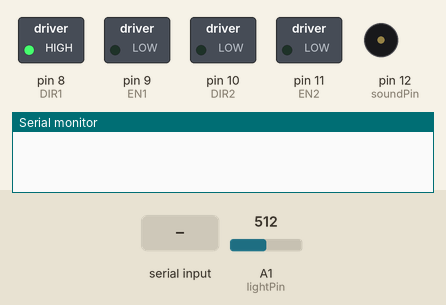
Recording of a sketch running on a simulated Arduino Uno, built with avr-gcc and run on an emulated ATmega328P. Parts: switched loads named in the sketch (green lamp = pin HIGH), buzzer (waves = sounding), the last lines printed to the serial monitor. The inputs (shaded band) are chosen by the test bench; at power-on: A1 (lightPin) = 512.

Above: at 1.2 s.
1.3 s: "1" received over Serial
At 1.56 s:
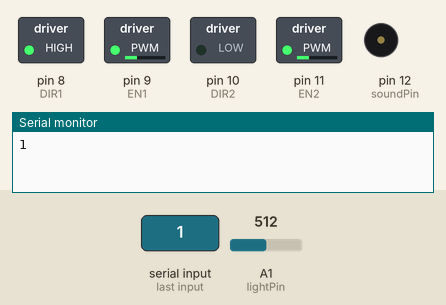
At 3.1 s:
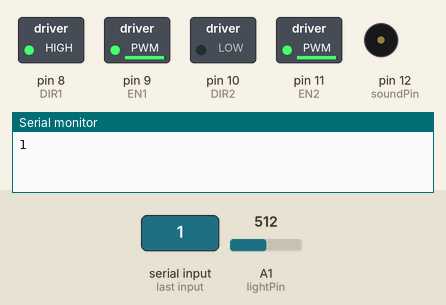
3.4 s: A1 (lightPin) set to 22
4.9 s: A1 (lightPin) set to 18
At 12.11 s:
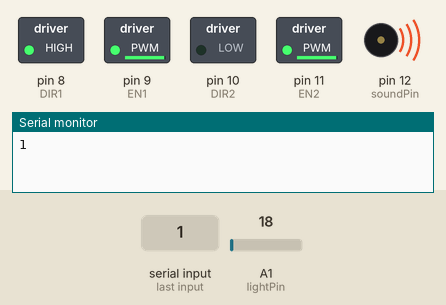
Timing chart, 0 to 13.9 s (numbered marks = the images above; inputs shaded):
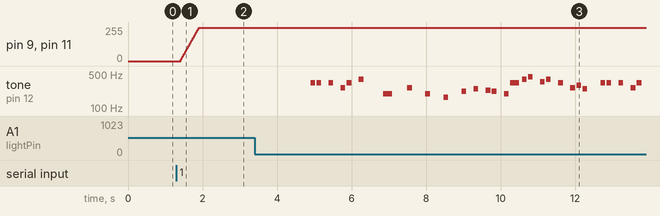

Measured:
- the behaviour switches between 20 and 19 on A1 (lightPin) (found by bisection; images 2 and 3)
- after the input at 1.3 s, pin 9 (EN1), pin 11 (EN2): moves from 0/255 to 250/255 over 0.49 s, starting after 0.11 s
- after the input at 3.4 s, every drawn part: stays the same
- after the input at 4.9 s, tone on pin 12 (soundPin): plays 330 Hz for 0.13 s, 330 Hz for 0.13 s, 330 Hz for 0.13 s, 262 Hz for 0.13 s, 330 Hz for 0.13 s, 392 Hz for 0.13 s … (29 notes in this stretch), starting at once

The sketch:

sketch_jan10a.ino
```cpp
#include "pitches.h"
int DIR1 = 8;
int EN1 = 9;
int DIR2 = 10;
int EN2 = 11;
int soundPin = 12;
char data;
bool currentDir = 0;
int currentSpeed = 0;
int lightPin = 15;
int Mario_melody[] = {
  NOTE_E4, NOTE_E4, REST, NOTE_E4,
  REST, NOTE_C4, NOTE_E4, REST,
  NOTE_G4, REST, REST, NOTE_G3, REST,

  NOTE_C4, REST, REST, NOTE_G3,
  REST, NOTE_E3, REST,
  REST, NOTE_A3, REST, NOTE_B3,
  REST, NOTE_AS3, NOTE_A3, REST,

  NOTE_G3, NOTE_E4, NOTE_G4,
  NOTE_A4, REST, NOTE_F4, NOTE_G4,
  REST, NOTE_E4, REST, NOTE_C4,
  NOTE_D4, NOTE_B3, REST
};
int Mario_Notes[] = {
  4, 4, 4, 4,
  4, 4, 4, 4,
  4, 2, 4, 2, 2,

  4, 4, 4, 4,
  2, 4, 4,
  4, 4, 4, 4,
  4, 4, 4, 4,

  4, 2, 4,
  4, 4, 4, 4,
  4, 4, 4, 4,
  4, 4, 2
};

const int num_elements_in_arr = sizeof(Mario_Notes) / sizeof(Mario_Notes[0]);
void setup()
{
  pinMode(DIR1, OUTPUT);
  pinMode(EN1, OUTPUT);
  pinMode(DIR2, OUTPUT);
  pinMode(EN2, OUTPUT);
  Serial.begin(9600);


  // set motor to stopped state
  analogWrite(EN1, 0);
  analogWrite(EN2, 0);
  delay(5);
  // set direction to 0
  digitalWrite(DIR1, HIGH);
  digitalWrite(DIR2, LOW);
  delay(5);
}
void loop()
{
  int reading = analogRead(lightPin);

  if (reading < 20) {
    playSounds();
  }
  if (Serial.available())
  {
    data = Serial.read();
    Serial.println(data);
    if (data == '1') {
      moveForward();
    }
    if (data == '2') {
      moveBackward();
    }
    if (data == '3') {
      moveLeft();
    }
    if (data == '4') {
      moveRight();
    }
    if (data == '5') {
      stopMoving();
    }
    if (data == '6') {
      playSounds();
    }
  }

}
void moveForward()
{
  analogWrite(EN1, 0);
  analogWrite(EN2, 0);
  delay(50);
  digitalWrite(DIR1, HIGH);
  digitalWrite(DIR2, LOW);
  delay(50);
  for (int i = 0; i < 255; i += 5) // accelerate
  {
    analogWrite(EN1, i);
    analogWrite(EN2, i);
    delay(10);
  }
}
void moveBackward()
{
  analogWrite(EN1, 0);
  analogWrite(EN2, 0);
  delay(50);
  digitalWrite(DIR1, LOW);
  digitalWrite(DIR2, HIGH);
  delay(50);
  for (int i = 0; i < 255; i += 5) // accelerate
  {
    analogWrite(EN1, i);
    analogWrite(EN2, i);
    delay(10);
  }
}
void moveLeft()
{
  for (int i = 0; i < 255; i += 5) // accelerate
  {
    analogWrite(EN1, i);
    analogWrite(EN2, i / 5);
    delay(10);
  }
}
void moveRight()
{
  for (int i = 0; i < 255; i += 5) // accelerate
  {
    analogWrite(EN1, i / 5);
    analogWrite(EN2, i);
    delay(10);
  }
}
void stopMoving()
{
  analogWrite(EN1, 0);
  analogWrite(EN2, 0);
}
void playSounds()
{
  for (int thisNote = 0; thisNote < num_elements_in_arr; thisNote++) {

    // to calculate the note duration, take one second
    // divided by the note type.
    //e.g. quarter note = 1000 / 4, eighth note = 1000/8, etc.
    int noteDuration = 500 / Mario_Notes[thisNote];
    tone(soundPin, Mario_melody[thisNote], noteDuration);

    // to distinguish the notes, set a minimum time between them.
    // the note's duration + 30% seems to work well:
    int pauseBetweenNotes = noteDuration * 1.30;
    delay(pauseBetweenNotes);
    // stop the tone playing:
    noTone(soundPin);
  }
}
```

pitches.h
```cpp
/*************************************************
 * Public Constants
 *************************************************/

#define REST     0
#define NOTE_B0  31
#define NOTE_C1  33
#define NOTE_CS1 35
#define NOTE_D1  37
#define NOTE_DS1 39
#define NOTE_E1  41
#define NOTE_F1  44
#define NOTE_FS1 46
#define NOTE_G1  49
#define NOTE_GS1 52
#define NOTE_A1  55
#define NOTE_AS1 58
#define NOTE_B1  62
#define NOTE_C2  65
#define NOTE_CS2 69
#define NOTE_D2  73
#define NOTE_DS2 78
#define NOTE_E2  82
#define NOTE_F2  87
#define NOTE_FS2 93
#define NOTE_G2  98
#define NOTE_GS2 104
#define NOTE_A2  110
#define NOTE_AS2 117
#define NOTE_B2  123
#define NOTE_C3  131
#define NOTE_CS3 139
#define NOTE_D3  147
#define NOTE_DS3 156
#define NOTE_E3  165
#define NOTE_F3  175
#define NOTE_FS3 185
#define NOTE_G3  196
#define NOTE_GS3 208
#define NOTE_A3  220
#define NOTE_AS3 233
#define NOTE_B3  247
#define NOTE_C4  262
#define NOTE_CS4 277
#define NOTE_D4  294
#define NOTE_DS4 311
#define NOTE_E4  330
#define NOTE_F4  349
#define NOTE_FS4 370
#define NOTE_G4  392
#define NOTE_GS4 415
#define NOTE_A4  440
#define NOTE_AS4 466
#define NOTE_B4  494
#define NOTE_C5  523
#define NOTE_CS5 554
#define NOTE_D5  587
#define NOTE_DS5 622
#define NOTE_E5  659
#define NOTE_F5  698
#define NOTE_FS5 740
#define NOTE_G5  784
#define NOTE_GS5 831
#define NOTE_A5  880
#define NOTE_AS5 932
#define NOTE_B5  988
#define NOTE_C6  1047
#define NOTE_CS6 1109
#define NOTE_D6  1175
#define NOTE_DS6 1245
#define NOTE_E6  1319
#define NOTE_F6  1397
#define NOTE_FS6 1480
#define NOTE_G6  1568
#define NOTE_GS6 1661
#define NOTE_A6  1760
#define NOTE_AS6 1865
#define NOTE_B6  1976
#define NOTE_C7  2093
#define NOTE_CS7 2217
#define NOTE_D7  2349
#define NOTE_DS7 2489
#define NOTE_E7  2637
#define NOTE_F7  2794
#define NOTE_FS7 2960
#define NOTE_G7  3136
#define NOTE_GS7 3322
#define NOTE_A7  3520
#define NOTE_AS7 3729
#define NOTE_B7  3951
#define NOTE_C8  4186
#define NOTE_CS8 4435
#define NOTE_D8  4699
#define NOTE_DS8 4978
```
